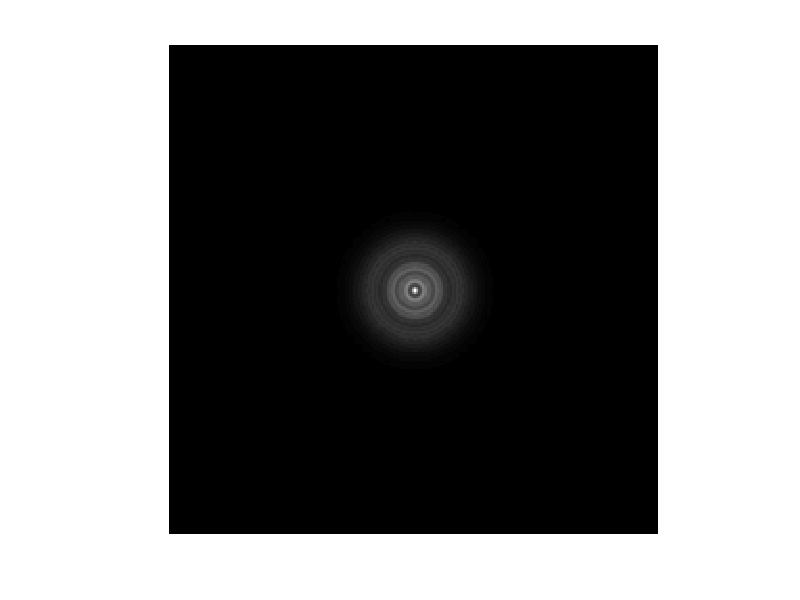
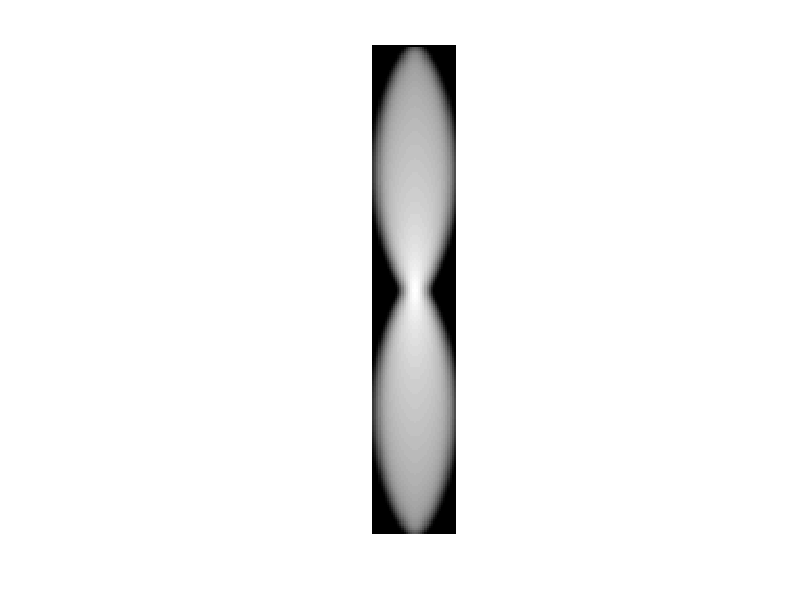
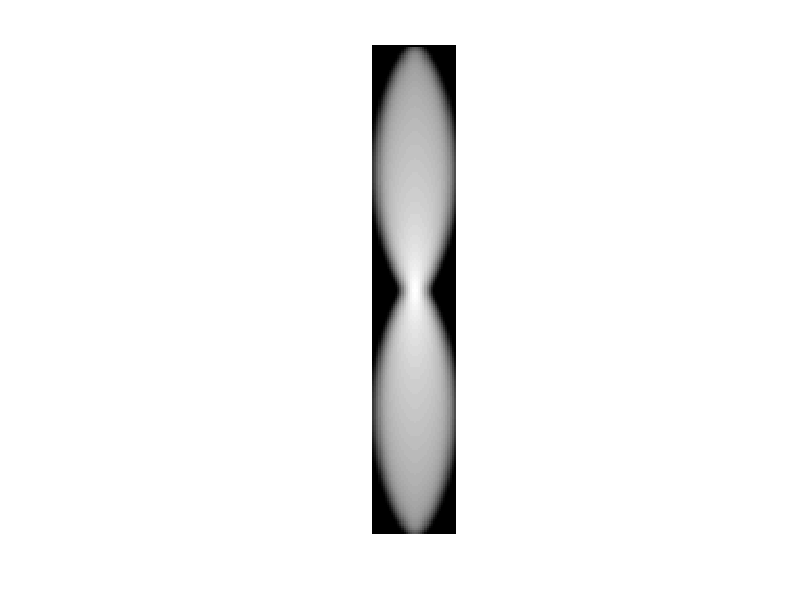
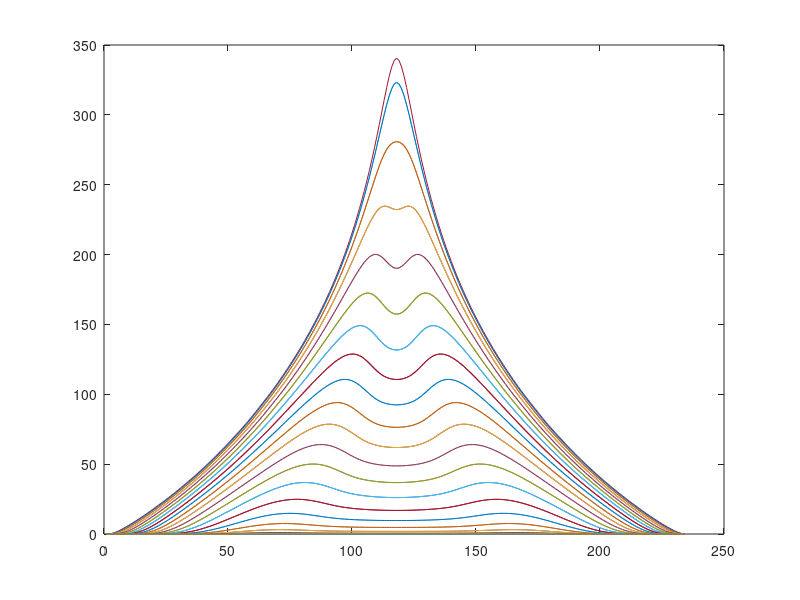

Recreate these plots in MATLAB, in order. (Note: this script raises an error after producing the figures.)
% SIM psf calculation for hexSIM with light sheet
% Simulates the raw images produced while scanning an object (3d point 
% cloud) through focus as the hexSIM illumination pattern is shifted 
% through 7 positions laterally.
% Finally it processes the illumination using the hxSimProcessor class to 
% generate superresolved output.

if not(exist('N', 'var')) && not(exist('npoints', 'var')) && not(exist('showfigures', 'var'))
    N=256;          % Points to use in FFT
    npoints=1000;   % Number of random points
    showfigures = true;
end

pixelsize = 6.5;    % Camera pixel size
magnification = 60; % Objective magnification
dx=pixelsize/magnification;     % Sampling in lateral plane at the sample in um
NA=1.1;         % Numerical aperture at sample
n=1.33;         % Refractive index at sample
lambda=0.525;   % Wavelength in um
rng(1234);      % set random number generator seed
% eta is the factor by which the illumination grid frequency exceeds the
% incoherent cutoff, eta=1 for normal SIM, eta=sqrt(3)/2 to maximise
% resolution without zeros in TF
% carrier is 2*kmax*eta
eta=1.0;
axial=false;     % Whether to model axial or in-plane polarised illumination

dxn = lambda/(4*NA);          % 2*Nyquist frequency in x and y.
Nn = ceil(N*dx/dxn/2)*2;      % Number of points at Nyquist sampling, even number
dxn = N*dx/Nn;                % correct spacing
res = lambda/(2*NA);
oversampling = res/dxn;       % factor by which pupil plane oversamples the coherent psf data

dk=oversampling/(Nn/2);       % Pupil plane sampling
[kx,ky] = meshgrid(-dk*Nn/2:dk:dk*Nn/2-dk,-dk*Nn/2:dk:dk*Nn/2-dk);

kr=sqrt(kx.^2+ky.^2);

% Raw pupil function, pupil defined over circle of radius 1.
csum=sum(sum((kr<1))); % normalise by csum so peak intensity is 1

zrange=7;          % distance either side of focus to calculate
alpha=asin(NA/n);
dzn=0.8*lambda/(2*n*(1-cos(alpha)));    % Nyquist sampling in z, reduce by 10% to account for gaussian light sheet
dz=0.4;             % step size in axial direction of PSF
Nz=2*ceil(zrange/dz);
dz=2*zrange/Nz;
Nzn=2*ceil(zrange/dzn);
dzn=2*zrange/Nzn;
if Nz < Nzn
    Nz = Nzn;
    dz = dzn;
end
clear psf;
psf=zeros(Nn,Nn,Nzn);
c=zeros(Nn);
fwhmz=3;            % FWHM of light sheet in z
sigmaz=fwhmz/2.355;

pupil = (kr<1);

%% Calculate 3d PSF

nz = 1;
disp("Calculating 3d psf");

tic
for z = -zrange:dzn:zrange-dzn
    c(pupil) = exp(1i*(z*n*2*pi/lambda*sqrt((1-kr(pupil).^2*NA^2/n^2))));
    psf(:,:,nz) = abs(fftshift(ifft2(c))).^2*exp(-z^2/2/sigmaz^2);
    nz = nz+1; 
end

% Normalised so power in resampled psf (see later on) is unity in focal plane
psf = psf * Nn^2/sum(pupil(:))*Nz/Nzn; 

toc

if showfigures
    figure(1);
    imshow(psf(:,:,Nzn/2+10),[]);
end

%% Calculate 3D-OTF

disp("Calculating 3d otf");

tic
otf = fftn(psf);
toc

aotf = abs(fftshift(otf));
m = max(aotf(:));
if showfigures
    figure(2);
    imshow(log(squeeze(aotf(Nn/2+1,:,:))+0.0001),[]);

    figure(3);
    imshow(log(squeeze(aotf(:,Nn/2+1,:))+0.0001),[]);

    figure(4);
    plot(squeeze(sum(aotf,[1 2])));
end


if exist('dataIndex', 'var')
    scale = 10;
    tic
    disp("Loading realistic simulated data");
    try
        load('/rdsgpfs/general/user/mdb119/home/sim_project/HexSimulator/50100.mat');
    catch exception
        load('./50100.mat')
    end
    points = squeeze(Ensemble(dataIndex,:,:));
    
%   Rescaling points
    points = points/(max(max(abs(points)))/scale);
    
    data_shape = size(points);
    npoints = data_shape(1);
    toc
else
    %% Set up some random points
    disp("Calculating point cloud");
    rad = 5;        % radius of sphere/structure of points
    tic
    pointsx2 = (2*rand(npoints*2,3)-1).*[rad,rad,rad];

    pointsx2r = sum(pointsx2.*pointsx2,2);

    points_sphere = pointsx2(pointsx2r<rad^2,:);

    points = points_sphere((1:npoints),:);
    points(:,3)=points(:,3)/2;
    toc
end
if showfigures
    figure(20);
    pcshow(points);
end
%% Generate phase tilts in frequency space

xyrange = Nn/2*dxn;
dkxy = pi/xyrange;
kxy = -Nn/2*dkxy:dkxy:(Nn/2-1)*dkxy;
dkz = pi/zrange;
kz = -Nzn/2*dkz:dkz:(Nzn/2-1)*dkz;

phasetilts=complex(single(zeros(Nn,Nn,Nzn,7)));

disp("Calculating pointwise phase tilts");

tic
% parfor j = 1:7
for j = 1:7
    pxyz = complex(single(zeros(Nn,Nn,Nzn)));
    for i = 1:npoints
        x=points(i,1);
        y=points(i,2);
        z=points(i,3)+dz/7*(j-1); 
        ph=eta*4*pi*NA/lambda;
        p1=-j*2*pi/7;
        p2=j*4*pi/7;
        if axial % axial polarisation normalised to peak intensity of 1
            ill = 2/9*(3/2+cos(ph*(y)+p1-p2)...
                +cos(ph*(y-sqrt(3)*x)/2+p1)...
                +cos(ph*(-y-sqrt(3)*x)/2+p2));
        else     % in plane polarisation normalised to peak intensity of 1
            ill = 2/9*(3-cos(ph*(y)+p1-p2)...
                -cos(ph*(y-sqrt(3)*x)/2+p1)...
                -cos(ph*(-y-sqrt(3)*x)/2+p2));
        end
        px = exp(1i*single(x*kxy));
        py = exp(1i*single(y*kxy));
        pz = exp(1i*single(z*kz))*ill;
        pxy = px.'*py;
        for ii = 1:length(kz)
            pxyz(:,:,ii) = pxy.*pz(ii);
        end
        phasetilts(:,:,:,j) = phasetilts(:,:,:,j)+pxyz;
    end
end
toc

%% calculate output

disp("Calculating raw image stack");

tic

img = zeros(N,N,Nz*7,'single');

for j = 1:7
    ootf = fftshift(otf) .* phasetilts(:,:,:,j);
    img(:,:,j:7:end) = abs(ifftn(ootf,[N N Nz])); 
            % OK to use abs here as signal should be all positive.
            % Abs is required as the result will be complex as the 
            % fourier plane cannot be shifted back to zero when oversampling.
            % But should reduction in sampling be allowed here (Nz<Nzn)?
end
toc

if showfigures
    figure(5);
    imshow(sum(img,3),[]);

    figure(6);
    imshow(squeeze(sum(img,2)),[]);

    implay(img/max(img(:)));
end

%% Reconstruct

h=hexSimProcessor();
h.NA=NA;
h.magnification=magnification;
h.w=0.05;
h.beta=0.99;
h.cleanup=false;
h.eta=0.8*eta;
h.axial=axial;
h.N=N;
h.debug=false;

disp("Calibration");
tic
h.calibrate(img(:,:,7*Nz/2+1:7*Nz/2+7)+img(:,:,7*Nz/2-13:7*Nz/2-7)+img(:,:,7*Nz/2+15:7*Nz/2+21));
h.reset()
toc

% imsr=single(zeros(400,400,Nz*7));
imsr=zeros(2*N,2*N,Nz*7,'single');

disp("Incremental reconstruction");
tic
for i = 1:Nz*7
    imo = h.reconstructframe(img(:,:,i),mod(i-1,7)+1);
%     imsr(:,:,i) = imo(313:712,313:712);
    imsr(:,:,i) = imo(:,:);
end
toc

if showfigures
    figure(8);
    imshow(squeeze(sum(imsr,2)),[]);

    implay(imsr/max(imsr(:)));
end
% Add poisson noise and recalculate, uncomment to simulate noisy data
nphot = 100; % expected number of photons at brightest points in image

tic
img = poissrnd(img*nphot);
toc

% imsr=single(zeros(400,400,Nz*7));

tic
for i = 1:Nz*7
    imo = h.reconstructframe(img(:,:,i),mod(i-1,7)+1);
%     imsr(:,:,i) = imo(313:712,313:712);
    imsr(:,:,i) = imo(:,:);
end
toc

% figure(9);
% imshow(squeeze(sum(imsr,2)),[]);
% 
% implay(imsr/max(imsr(:)));

%% Fourier spectra of output in 3d

if showfigures
    fs = abs(fftshift(fftn(imsr)));
    figure(12);
    imshow(log(squeeze(abs(fs(257,:,:)))+10),[]);
    figure(13);
    imshow(log(squeeze(abs(fs(:,257,:)))+10),[]);
end

disp("Calculating z-filtered image stack");

%% Recalculate raw image for spaced out version
if exist('zExpansionCoef', 'var')
    points(:,3) = points(:,3) * zExpansionCoef;
    %% Generate phase tilts in frequency space

    xyrange = Nn/2*dxn;
    dkxy = pi/xyrange;
    kxy = -Nn/2*dkxy:dkxy:(Nn/2-1)*dkxy;
    dkz = pi/zrange;
    kz = -Nzn/2*dkz:dkz:(Nzn/2-1)*dkz;

    phasetilts=complex(single(zeros(Nn,Nn,Nzn,7)));

    disp("Calculating pointwise phase tilts");

    tic
    % parfor j = 1:7
    for j = 1:7
        pxyz = complex(single(zeros(Nn,Nn,Nzn)));
        for i = 1:npoints
            x=points(i,1);
            y=points(i,2);
            z=points(i,3)+dz/7*(j-1); 
            ph=eta*4*pi*NA/lambda;
            p1=-j*2*pi/7;
            p2=j*4*pi/7;
            if axial % axial polarisation normalised to peak intensity of 1
                ill = 2/9*(3/2+cos(ph*(y)+p1-p2)...
                    +cos(ph*(y-sqrt(3)*x)/2+p1)...
                    +cos(ph*(-y-sqrt(3)*x)/2+p2));
            else     % in plane polarisation normalised to peak intensity of 1
                ill = 2/9*(3-cos(ph*(y)+p1-p2)...
                    -cos(ph*(y-sqrt(3)*x)/2+p1)...
                    -cos(ph*(-y-sqrt(3)*x)/2+p2));
            end
            px = exp(1i*single(x*kxy));
            py = exp(1i*single(y*kxy));
            pz = exp(1i*single(z*kz))*ill;
            pxy = px.'*py;
            for ii = 1:length(kz)
                pxyz(:,:,ii) = pxy.*pz(ii);
            end
            phasetilts(:,:,:,j) = phasetilts(:,:,:,j)+pxyz;
        end
    end
    toc

    %% calculate output

    disp("Calculating raw image stack");

    tic

    img = zeros(N,N,Nz*7,'single');

    for j = 1:7
        ootf = fftshift(otf) .* phasetilts(:,:,:,j);
        img(:,:,j:7:end) = abs(ifftn(ootf,[N N Nz])); 
                % OK to use abs here as signal should be all positive.
                % Abs is required as the result will be complex as the 
                % fourier plane cannot be shifted back to zero when oversampling.
                % But should reduction in sampling be allowed here (Nz<Nzn)?
    end
    toc
end
tic
fsz=fft(imsr,7*Nz,3);
fsz(:,:,Nz/2+1:end-(Nz/2-1))=0;
imsrf=ifft(fsz,7*Nz,3,'symmetric');
toc
% implay(imsrf/max(imsrf(:)));
% 
% if showfigures
%     fs = abs(fftshift(fftn(imsrf)));
%     figure(14);
%     imshow(log(squeeze(abs(fs(257,:,:)))+10),[]);
%     figure(15);
%     imshow(log(squeeze(abs(fs(:,257,:)))+10),[]);
% end
% 
% disp("Calculating z-packed image stack");
% tic
% fsz=fft(imsr,7*Nz,3);
% fssz = fsz(:,:,[1:Nz/2, end-(Nz/2-1):end]);
% imsrfs = ifft(fssz,Nz,3,'symmetric');
% toc
% % implay(imsrfs/max(imsrfs(:)));
% 
% disp("Calculating z-packed image stack in batch mode");
% tic
% imgout = h.batchreconstruct(img);
% toc
% if showfigures
%     implay(imgout/max(imgout(:)));
%     % volumeViewer(imgout(128:384,128:384,:));
% end
% 
% if showfigures
%     fs = abs(fftshift(fftn(img)));
%     figure(16);
%     imshow(log(squeeze(abs(fs(129,:,:)))+10),[]);
% end
% disp("Calculating conventional image stack");
% tic
% fs=fft(img,7*Nz,3);
% imgz=ifft(fs(:,:,[1:Nz/2, end-(Nz/2-1):end]),Nz,3,'symmetric');
% toc
% 
% if showfigures
%     implay(imgz/max(imgz(:)));
% end
% %volumeViewer(imgz(64:192,64:192,:));
% 
% %%
% % saveVideo(img,'1000pts-raw.avi');
% % saveVideo(imsr,'1000pts-inplane.avi');
% % saveVideo(imsrf,'1000pts-inplane-z-filtered.avi');
% % saveVideo(imsrfs,'1000pts-inplane-z-filtered-z-packed.avi');
% 
% %%
% 
% function saveVideo(imgs, filename)
%     im8=uint8(imgs/max(imgs(:))*255);
%     v = VideoWriter(filename);
%     open(v)
%     for i = 1:size(imgs,3)
%         writeVideo(v,im8(:,:,i))
%     end
%     close(v)
% end


